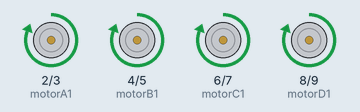
This sketch was run on a simulated Arduino Uno, built with avr-gcc and run on an emulated ATmega328P. Parts: motor-driver pin pairs drawn as motors (green arrow = first pin HIGH = forward, orange = second pin HIGH = backward, longer = more drive).

Above: at 0.5 s.
At 2.7 s:
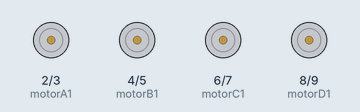
At 5.0 s:
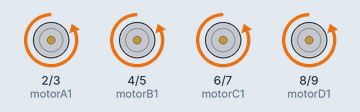
Timing chart, 0 to 6.9 s (numbered marks = the images above):
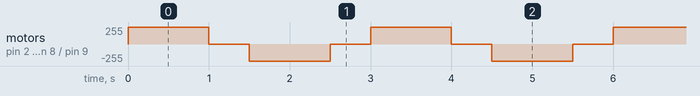

The sketch:

4_test_motores.ino
```cpp
/*
  Test de 4 motores
  - Control con 4 pines (dos por cada motor)
*/
int motorA1 = 2, motorA2 = 3;
int motorB1 = 4, motorB2 = 5;
int motorC1 = 6, motorC2 = 7;
int motorD1 = 8, motorD2 = 9;

void adelante() {
  digitalWrite(motorA1, HIGH); digitalWrite(motorA2, LOW);
  digitalWrite(motorB1, HIGH); digitalWrite(motorB2, LOW);
  digitalWrite(motorC1, HIGH); digitalWrite(motorC2, LOW);
  digitalWrite(motorD1, HIGH); digitalWrite(motorD2, LOW);
}

void atras() {
  digitalWrite(motorA1, LOW); digitalWrite(motorA2, HIGH);
  digitalWrite(motorB1, LOW); digitalWrite(motorB2, HIGH);
  digitalWrite(motorC1, LOW); digitalWrite(motorC2, HIGH);
  digitalWrite(motorD1, LOW); digitalWrite(motorD2, HIGH);
}

void parar() {
  digitalWrite(motorA1, LOW); digitalWrite(motorA2, LOW);
  digitalWrite(motorB1, LOW); digitalWrite(motorB2, LOW);
  digitalWrite(motorC1, LOW); digitalWrite(motorC2, LOW);
  digitalWrite(motorD1, LOW); digitalWrite(motorD2, LOW);
}

void setup() {
  int pins[] = {motorA1,motorA2,motorB1,motorB2,motorC1,motorC2,motorD1,motorD2};
  for (int i=0;i<8;i++) pinMode(pins[i], OUTPUT);
}

void loop() {
  adelante(); delay(1000); parar(); delay(500);
  atras(); delay(1000); parar(); delay(500);
}
```

Measured:
- by itself, motor on pin 2 (motorA1) / pin 3 (motorA2), motor on pin 4 (motorB1) / pin 5 (motorB2), motor on pin 6 (motorC1) / pin 7 (motorC2), motor on pin 8 (motorD1) / pin 9 (motorD2): repeats every 3.0 s: stopped 0.50 s, backward 255/255 1.0 s, stopped 0.50 s, forward 255/255 1.0 s
